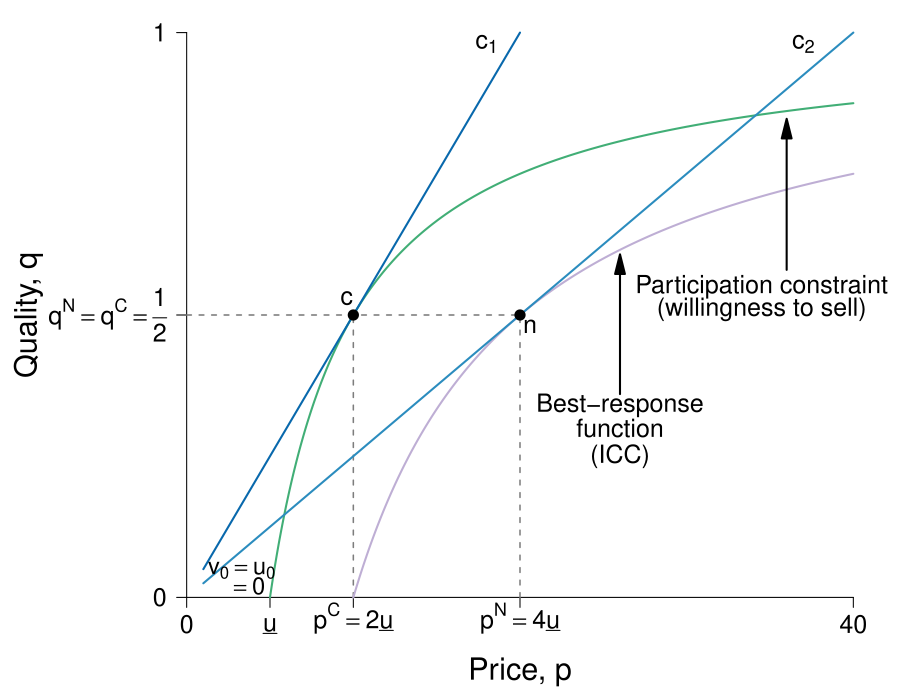

Here is the R script that generated this plot:
require(ggplot2)
require(shape)
pdf(file = "information_power/information_icc_pc_rightpanel.pdf", width = 9, height = 7)

#Set parameters for graphics
axislabelsize <- 1.8
labelsize <- 1.5
namesize <- 1.8
annotatesize <- 1.5
graphlinewidth <- 2
segmentlinewidth <- 1.5

COL <- c("#7fc97f", "#beaed4", "#fdc086", "#ffff99", "#386cb0", "#f0027f", "#bf5b17", "#666666")
COLA <- c("#e0f3db", "#99d8c9","#66c2a4","#41ae76", "#238b45", "#005824")
COLB <- c("#c6dbef", "#4eb3d3", "#2b8cbe", "#0868ac","#084081")
COLC <- c("#fcfbfd", "#efedf5", "#dadaeb", "#bcbddc", "#9e9ac8", "#807dba", "#6a51a3", "#54278f", "#3f007d")
grays <- gray.colors(25, start = 1, end = 0)

isov <- function(p, delta = 5) {
  (p - delta)/p
}

brfFn <- function(p, delta = 5) {
  1 - (2 * delta) /p
}

solowCondition <- function(p, delta = 5){
  (p*(1/(8*delta)))
}

par(mar =  c(4, 8, 0.5, 1))
xlims <- c(0, 40)
ylims <- c(0, 1)


plot(0, 0, xlim = xlims, ylim = ylims, type = "n",
     xlab = expression(paste("")),
     ylab = expression(paste("")),
     xaxt = "n", yaxt = "n", cex.lab = axislabelsize, bty = "n")

mtext(expression(paste("Price, ", p)), side = 1, line = 2.5, cex = axislabelsize)
text(-9.5, 0.5*ylims[2], expression(paste("Quality, ", q)), xpd = TRUE, cex = axislabelsize, srt = 90) 


npts <- 500 
npts2 <- 501
#Specify the sequences of points for graphing. 
xx1 <- seq(10, xlims[2], length.out = npts)
xx2 <- seq(1, xlims[2], length.out = npts)
xx0 <- seq(5, xlims[2], length.out = npts)

#Customize ticks and labels for the plot
ticksy <- c(0, 0.5, 1)
ylabels <- c(0, expression(paste(q^N == q^C, phantom() == frac(1,2))), 1)
ticksx <- c(0, 5, 10, 20, 40)
xlabels <- c(0, expression(paste(underline("u"))), expression(paste(p^C == 2*underline("u"))), expression(p^N == paste(4*underline("u"))), 40)
axis(1, at = ticksx, pos = 0, labels = xlabels, cex.axis = labelsize)
axis(2, at = ticksy, pos = 0, labels = ylabels, las = 1, cex.axis = labelsize)

#Annotation of the three graphs and the NE
#text(31, 0.85, expression(paste(q == frac(p, 8*underline("u")))), cex = annotatesize)
text(26, 0.34, expression(paste("Best-response")), cex = annotatesize)
text(26, 0.3, expression(paste("function")), cex = annotatesize)
text(26, 0.25, expression(paste("(ICC)")), cex = annotatesize)
#text(25, 0.21, expression(paste(q == 1 - frac(2*underline("u"), p))), cex = annotatesize)
Arrows(26, 0.36, 26, 0.59, col = "black", lty = 1, lwd = 2, arr.type = "triangle")


# text(16, 0.57, expression(paste("Nash")), cex = annotatesize)
# text(16, 0.52, expression(paste("equilibrium")), cex = annotatesize)
text(20.6, 0.48, expression(paste("n")), cex = annotatesize)

text(18, 0.98, expression(paste(c[1])), cex = annotatesize)
text(37, 0.98, expression(paste(c[2])), cex = annotatesize)

#text(12, 0.85, expression(paste(q == frac(p, 4*underline("u")))), cex = annotatesize)
text(34.5, 0.55, expression(paste("Participation constraint")), cex = annotatesize, xpd = TRUE)
text(34.5, 0.51, expression(paste("(willingness to sell)")), cex = annotatesize, xpd = TRUE)
#text(35, 0.42, expression(paste(q == 1 - frac(underline("u"), p))), cex = annotatesize)


#Lines for the coordinates of the Nash equilbrium
segments(20, 0, 20, 0.5, lty = 2, col = grays[20], lwd = segmentlinewidth)
segments(0, 0.5, 20, 0.5, lty = 2, col = grays[20], lwd = segmentlinewidth)
segments(10, 0, 10, 0.5, lty = 2, col = grays[20], lwd = segmentlinewidth)

#Draw the lines for the graphs
lines(xx0, isov(xx0, delta = 5), col = COLA[4], lwd = graphlinewidth)
lines(xx1, brfFn(xx1), col = COL[2], lwd = graphlinewidth)
lines(xx2, solowCondition(xx2, delta = 5), col = COLB[3], lwd = graphlinewidth)

#Add a point for the NE
points(20, 0.5, pch = 16, col = "black", cex = 1.5)

#Add a ray and a point for c  
segments(1, 0.05, 20, 1, lty = 1, lwd = graphlinewidth, col = COLB[4])
points(10, 0.5, pch = 16, col = "black", cex = 1.5)
text(9.6, 0.53, expression(paste("c")), cex = annotatesize)

Arrows(36, 0.58, 36, 0.83, col = "black", lty = 1, lwd = 2, arr.type = "triangle")

text(3.3, 0.048, expression(paste(v[0] == u[0])), cex = annotatesize - 0.05, xpd = TRUE)
text(3.6, 0.02, expression(phantom() == paste(0)), cex = annotatesize - 0.05, xpd = TRUE)


#text(18, 0.98, expression(paste(c[1])), cex = annotatesize)
#text(37, 0.98, expression(paste(c[2])), cex = annotatesize)
#text(39, 0.525, expression(paste(c[3])), cex = annotatesize)


dev.off()
